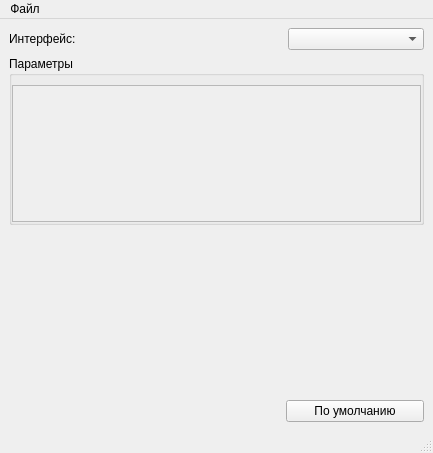
<?xml version="1.0" encoding="UTF-8"?>
<ui version="4.0">
 <class>NetworkConfigurator</class>
 <widget class="QMainWindow" name="NetworkConfigurator">
  <property name="geometry">
   <rect>
    <x>0</x>
    <y>0</y>
    <width>433</width>
    <height>453</height>
   </rect>
  </property>
  <property name="windowTitle">
   <string>Конфигуратор сетевого соединения</string>
  </property>
  <widget class="QWidget" name="centralwidget">
   <layout class="QVBoxLayout" name="verticalLayout">
    <item>
     <layout class="QHBoxLayout" name="horizontalLayout" stretch="2,1">
      <property name="sizeConstraint">
       <enum>QLayout::SetMinimumSize</enum>
      </property>
      <item>
       <widget class="QLabel" name="label">
        <property name="text">
         <string>Интерфейс:</string>
        </property>
       </widget>
      </item>
      <item>
       <widget class="QComboBox" name="interfaceCombo"/>
      </item>
     </layout>
    </item>
    <item>
     <widget class="QGroupBox" name="parametersGroup">
      <property name="title">
       <string>Параметры</string>
      </property>
      <property name="flat">
       <bool>false</bool>
      </property>
      <layout class="QVBoxLayout" name="scrollLayout">
       <property name="spacing">
        <number>0</number>
       </property>
       <property name="sizeConstraint">
        <enum>QLayout::SetMinimumSize</enum>
       </property>
       <property name="leftMargin">
        <number>0</number>
       </property>
       <property name="topMargin">
        <number>9</number>
       </property>
       <property name="rightMargin">
        <number>0</number>
       </property>
       <property name="bottomMargin">
        <number>0</number>
       </property>
       <item>
        <widget class="QScrollArea" name="scrollArea">
         <property name="widgetResizable">
          <bool>true</bool>
         </property>
         <property name="alignment">
          <set>Qt::AlignLeading|Qt::AlignLeft|Qt::AlignTop</set>
         </property>
         <widget class="QWidget" name="scrollAreaWidgetContents">
          <property name="geometry">
           <rect>
            <x>0</x>
            <y>0</y>
            <width>405</width>
            <height>127</height>
           </rect>
          </property>
          <layout class="QVBoxLayout" name="parametersLayout">
           <property name="sizeConstraint">
            <enum>QLayout::SetNoConstraint</enum>
           </property>
          </layout>
         </widget>
        </widget>
       </item>
      </layout>
     </widget>
    </item>
    <item>
     <spacer name="verticalSpacer">
      <property name="orientation">
       <enum>Qt::Vertical</enum>
      </property>
      <property name="sizeHint" stdset="0">
       <size>
        <width>20</width>
        <height>40</height>
       </size>
      </property>
     </spacer>
    </item>
    <item>
     <layout class="QHBoxLayout" name="horizontalLayout_2" stretch="2,1">
      <property name="sizeConstraint">
       <enum>QLayout::SetMinimumSize</enum>
      </property>
      <item>
       <spacer name="horizontalSpacer">
        <property name="orientation">
         <enum>Qt::Horizontal</enum>
        </property>
        <property name="sizeHint" stdset="0">
         <size>
          <width>40</width>
          <height>20</height>
         </size>
        </property>
       </spacer>
      </item>
      <item>
       <widget class="QPushButton" name="defaultButton">
        <property name="text">
         <string>По умолчанию</string>
        </property>
       </widget>
      </item>
     </layout>
    </item>
   </layout>
  </widget>
  <widget class="QMenuBar" name="menubar">
   <property name="geometry">
    <rect>
     <x>0</x>
     <y>0</y>
     <width>433</width>
     <height>25</height>
    </rect>
   </property>
   <widget class="QMenu" name="menu">
    <property name="title">
     <string>Файл</string>
    </property>
    <addaction name="openAction"/>
    <addaction name="saveAction"/>
    <addaction name="saveAsAction"/>
    <addaction name="separator"/>
    <addaction name="quitAction"/>
   </widget>
   <addaction name="menu"/>
  </widget>
  <widget class="QStatusBar" name="statusbar"/>
  <action name="openAction">
   <property name="text">
    <string>Открыть</string>
   </property>
   <property name="shortcut">
    <string>Ctrl+O</string>
   </property>
  </action>
  <action name="saveAction">
   <property name="text">
    <string>Сохранить</string>
   </property>
   <property name="shortcut">
    <string>Ctrl+S</string>
   </property>
  </action>
  <action name="saveAsAction">
   <property name="text">
    <string>Сохранить как...</string>
   </property>
  </action>
  <action name="quitAction">
   <property name="text">
    <string>Выход</string>
   </property>
   <property name="shortcut">
    <string>Ctrl+Q</string>
   </property>
  </action>
 </widget>
 <resources/>
 <connections/>
</ui>
